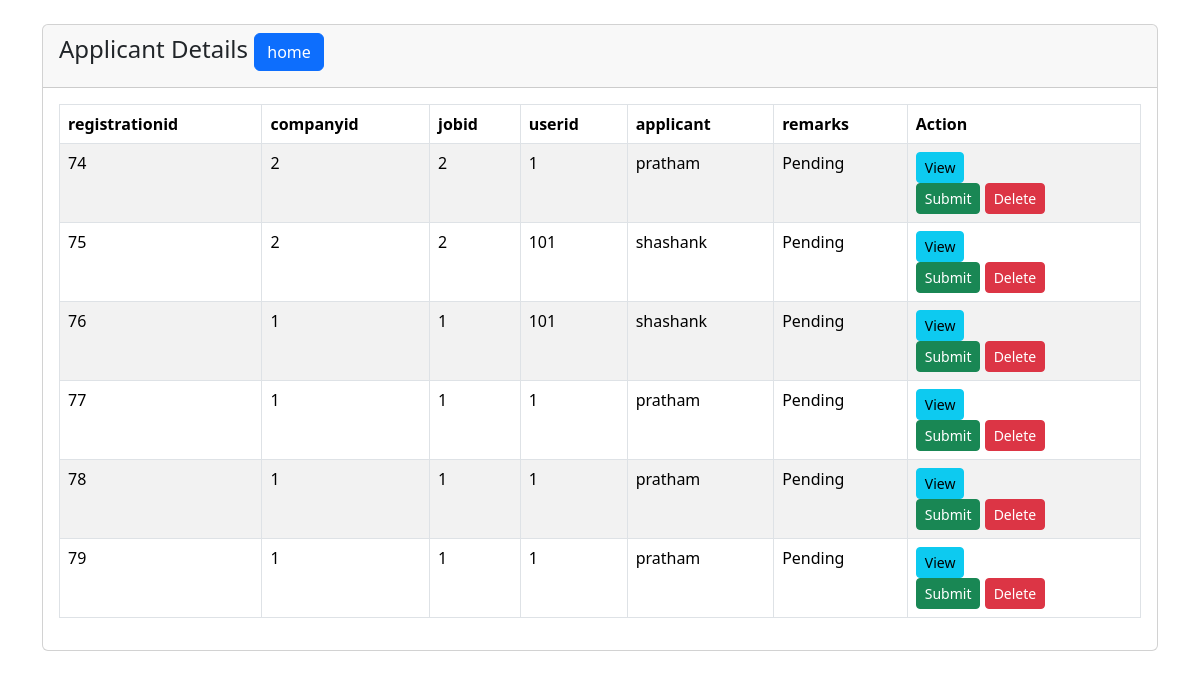
Page /applicant.php on the committed database.
### tables this page shows
CREATE TABLE `tbljobregistration` (
  `registrationid` int(11) NOT NULL,
  `companyid` int(11) NOT NULL,
  `jobid` int(11) NOT NULL,
  `userid` int(11) NOT NULL,
  `applicant` varchar(90) NOT NULL,
  `registrationdate` date NOT NULL,
  `remarks` varchar(255) NOT NULL DEFAULT 'Pending',
  `fileid` int(11) NOT NULL,
  `pendingapplication` tinyint(1) NOT NULL DEFAULT 1,
  `hview` tinyint(1) NOT NULL DEFAULT 1,
  `datetimeapproved` datetime NOT NULL
);

### applicant.php (the view, shortened to what this page needs)
<?php
    require 'index.php';
?>
<!doctype html>
<html lang="en">
  <head>
    <link href="css/bootstrap.min.css" rel="stylesheet">
</head>
<body>
    <div class="container mt-4">
        <div class="row">
            <div class="col-md-12">
                <div class="card">
                    <div class="card-header">
                        <h4>Applicant Details
						<a href="home3.html" class="btn btn-primary side-end-end">home</a>
                        </h4>
                    </div>
                    <div class="card-body">
                         <table class="table table-bordered table-striped">
                            <thead>
                                <tr>
									<th>registrationid</th>
									<th>companyid</th>
									<th>jobid</th>
									<th>userid</th>
									<th>applicant</th>
									<th>remarks</th>
                                    <th>Action</th>
                                </tr>
                            </thead>
                            <tbody>
                                <?php
                                    $query = "SELECT * FROM tbljobregistration";
                                    $query_run = mysqli_query($conn, $query);
                                    if(mysqli_num_rows($query_run) > 0)
                                    {
                                        foreach($query_run as $vacancy)
                                        {
                                            ?>
                                            <tr>
                                                <td><?= $vacancy['registrationid']; ?></td>
												<td><?= $vacancy['companyid']; ?></td>
												<td><?= $vacancy['jobid']; ?></td>
												<td><?= $vacancy['userid']; ?></td>
												<td><?= $vacancy['applicant']; ?></td>
												 <td><?= $vacancy['remarks']; ?></td>
                                                <td>
                                                    <a href="applicantview.php?id=<?= $vacancy['userid']; ?>" class="btn btn-info btn-sm">View</a><br>
                                                    <a href="submitapplication.php?id=<?= $vacancy['registrationid']; ?>" class="btn btn-success btn-sm">Submit</a>
													  <form action="applicantcode.php" method="POST" class="d-inline">
                                                        <button type="submit" name="delete_applicant" value="<?=$vacancy['registrationid'];?>" class="btn btn-danger btn-sm">Delete</button>
                                                    </form>
                                                </td>
                                            </tr>
                                            <?php
                                        }
                                    }
                                    else
                                    {
                                        echo "<h5> No Record Found </h5>";
                                    }
                                ?>
                            </tbody>
                        </table>
                    </div>
                </div>
            </div>
        </div>
    </div>
</body>
</html>

### rows in the picture
tbljobregistration: registrationid "74", companyid "2", jobid "2", userid "1", applicant "pratham", remarks "Pending"
tbljobregistration: registrationid "75", companyid "2", jobid "2", userid "101", applicant "shashank", remarks "Pending"
tbljobregistration: registrationid "76", companyid "1", jobid "1", userid "101", applicant "shashank", remarks "Pending"
tbljobregistration: registrationid "77", companyid "1", jobid "1", userid "1", applicant "pratham", remarks "Pending"
tbljobregistration: registrationid "78", companyid "1", jobid "1", userid "1", applicant "pratham", remarks "Pending"
tbljobregistration: registrationid "79", companyid "1", jobid "1", userid "1", applicant "pratham", remarks "Pending"
